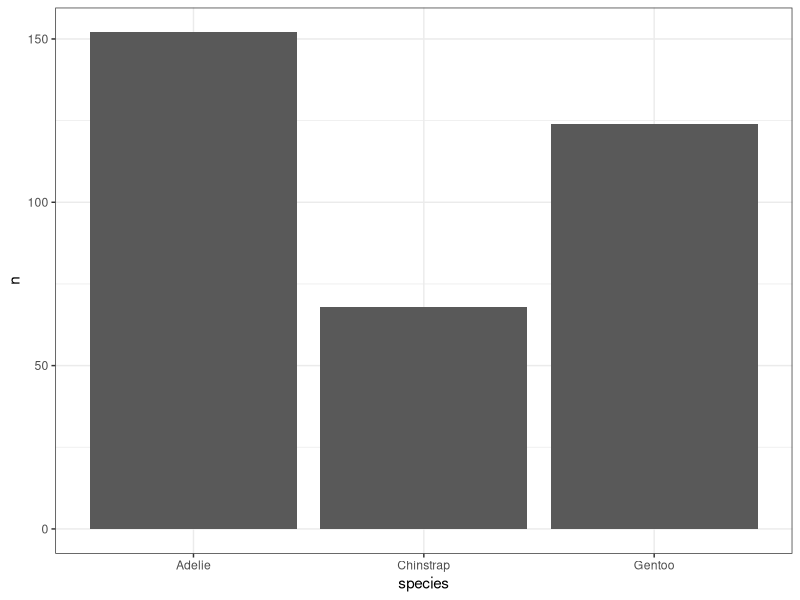
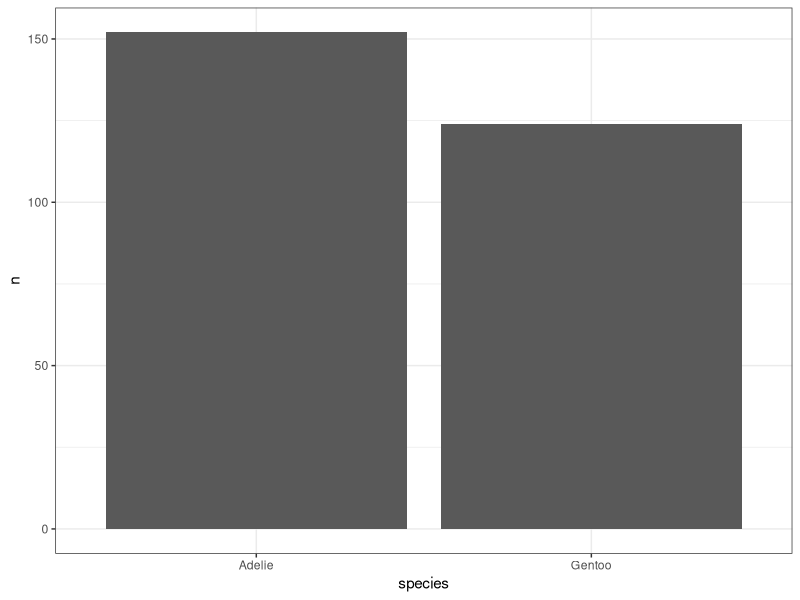
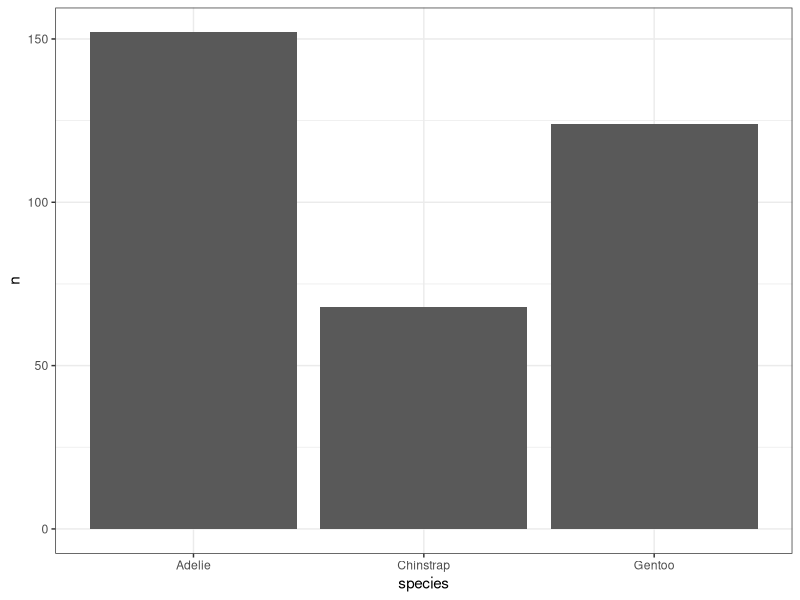
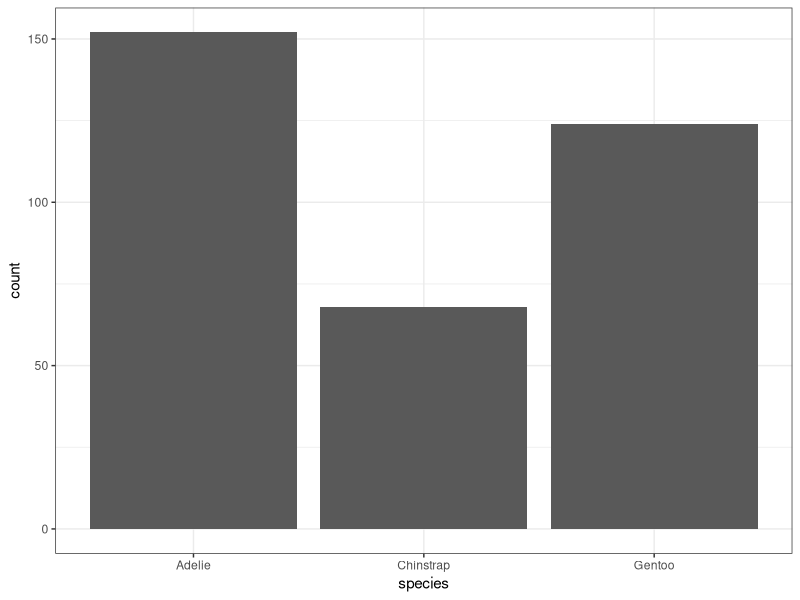
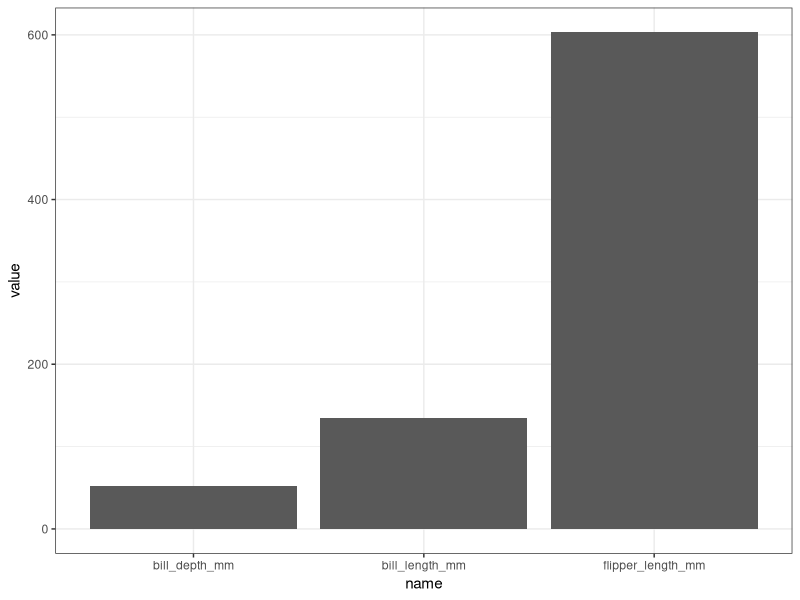
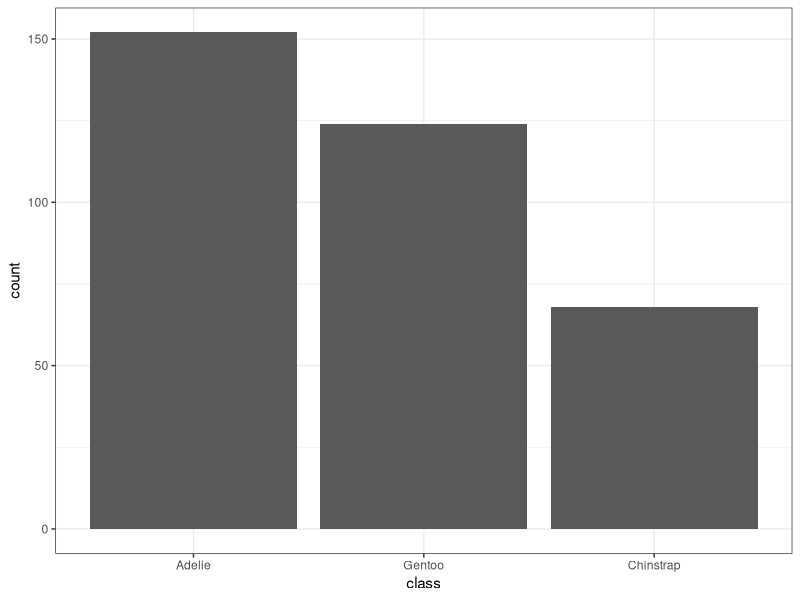
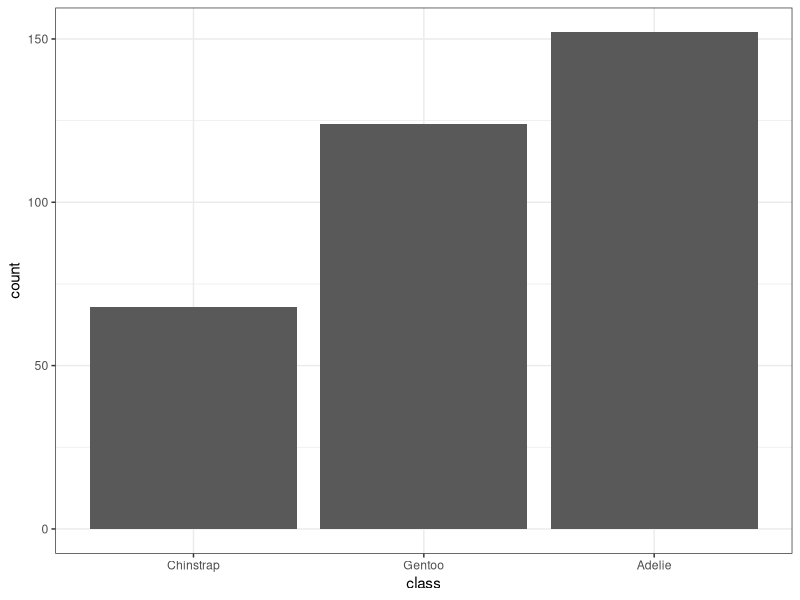
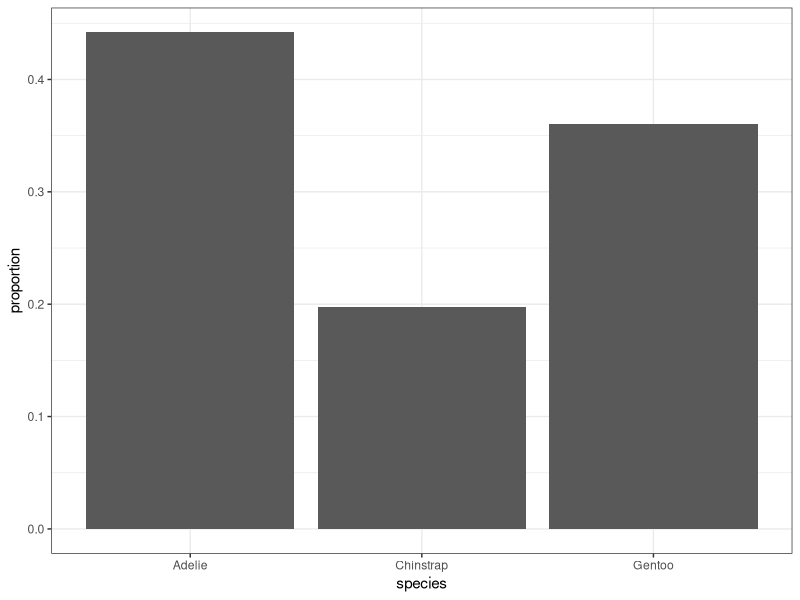

These figures' R source, in order:
## ---- chunk 1
knitr::opts_chunk$set(echo = TRUE)
## ---- chunk 2
library(tidyverse)
## ---- chunk 3
library(palmerpenguins)
## ---- chunk 4
head(penguins)
## ---- chunk 5
str(penguins)
## ---- chunk 6
penguins %>% 
    group_by(species) %>% 
    summarize(across(where(is.numeric), mean, na.rm = TRUE))
## ---- chunk 7
penguins %>% 
    count(species) %>% 
    ggplot(aes(x = species, y = n)) +
    geom_col() +
    theme_bw()
## ---- chunk 8
penguins %>% 
    count(species) %>% 
    filter(species %in% c("Gentoo", "Adelie")) %>% 
    ggplot(aes(x = species, y = n)) +
    geom_col() +
    theme_bw()
## ---- chunk 9
penguins %>% 
    count(species) %>% 
    ggplot(aes(x = species, y = n)) +
    geom_bar(stat = 'identity') +
    theme_bw()
## ---- chunk 10
penguins %>%  
    ggplot(aes(x = species)) + ## Note here, there is no manual statistical transformation/computing
    geom_bar() +
    theme_bw()
## ---- chunk 11
penguins %>% 
    group_by(species) %>% 
    summarize(across(where(is.numeric), mean, na.rm = TRUE)) %>% 
    pivot_longer(cols = -c(species)) %>% 
    filter(!name %in% c("body_mass_g", "year")) %>% 
    ggplot(aes(x = name, y = value)) +
    geom_bar(stat = "identity") +
    theme_bw()
## ---- chunk 12
penguins %>% 
    select(species) %>% 
    pull() %>% 
    levels()
## ---- chunk 13
penguins %>% 
    count(species) %>% 
    arrange(n)
## ---- chunk 14
penguins %>% 
    count(species) %>% 
    arrange(desc(n))
## ---- chunk 15
penguins %>% 
    mutate(class = forcats::fct_infreq(species)) %>% ## factor in frequency order
    select(species) %>% 
    pull() %>% 
    levels()
## ---- chunk 16
penguins %>% 
    mutate(class = forcats::fct_infreq(species)) %>% ## Note this is *not* a statistical transformation
    ggplot(aes(x = class)) +
    geom_bar() +
    theme_bw()
## ---- chunk 17
penguins %>% 
    mutate(class = forcats::fct_infreq(species)) %>%
    mutate(class = forcats::fct_rev(class)) %>% 
    ggplot(aes(x = class)) +
    geom_bar() +
    theme_bw()
## ---- chunk 18
penguins%>% 
    count(species) %>% 
    mutate (proportion = n/sum(n)) %>%  ## note this *is* a statistical transformation
    ggplot(aes(x = species, y = proportion)) +
    # geom_bar(stat = 'identity') + 
    geom_col() +
    theme_bw()
## ---- chunk 19
penguins %>% 
    drop_na(bill_length_mm) %>% 
    summarise(mean(bill_length_mm),
              sd(bill_length_mm),
              min(bill_length_mm),
              max(bill_length_mm))
## ---- chunk 20
penguins %>% 
  drop_na(bill_length_mm) %>% 
  mutate(x_bin = cut(bill_length_mm,
                     breaks = seq(min(bill_length_mm), max(bill_length_mm), length.out = 6),
                     include.lowest = TRUE)) %>% 
  ggplot(mapping = aes(x = x_bin)) +
  geom_bar(mapping = aes(y = stat(prop),
                         group = 1)) +
  theme_bw()
## ---- chunk 21
penguins %>% 
    ggplot(aes(x = bill_length_mm)) +
    geom_histogram() +
    theme_bw()
## ---- chunk 22
penguins %>% 
    ggplot(mapping = aes(x = bill_length_mm)) +
    stat_bin(geom = 'bar') +
    theme_bw()
## ---- chunk 23
penguins %>% 
    ggplot(mapping = aes(x = bill_length_mm)) +
    geom_histogram(fill = 'dodgerblue') +
    theme_bw()
## ---- chunk 24
penguins %>% 
  ggplot(mapping = aes(x = bill_length_mm)) +
  geom_histogram(mapping = aes(fill = species),
                 bins = 11) +
  theme_bw()
## ---- chunk 25
penguins %>% 
  ggplot(mapping = aes(x = bill_length_mm)) +
  geom_histogram(mapping = aes(color = species),
                 bins = 11,
                 linewidth = 2) +
  theme_bw()
## ---- chunk 26
penguins %>% 
    ggplot(aes(x = bill_length_mm)) +
    geom_histogram(aes(color = species,
                       fill = species),
                   linewidth = .2,
                   alpha = 0.5,
                   bins = 30) +
    theme_bw()
## ---- chunk 27
penguins %>% 
  ggplot(mapping = aes(x = bill_length_mm)) +
  geom_histogram(mapping = aes(fill = species),
                 bins = 11,
                 position = 'dodge') +
  theme_bw()
## ---- chunk 28
penguins %>% 
    ggplot(aes(x = species, y = bill_length_mm)) +
    geom_boxplot() +
    theme_bw()
## ---- chunk 29
penguins %>% 
    ggplot(aes(x = species, y = bill_length_mm)) +
    geom_boxplot(mapping = aes(fill = species,
                             color = species),
                 alpha = 0.2,
                 size = 1) +
    theme_bw()
## ---- chunk 30
penguins %>% 
  ggplot(aes(x = species, y = bill_length_mm)) +
  stat_summary(fun.data = 'mean_se') +
  theme_bw()
## ---- chunk 31
penguins %>% 
  ggplot(aes(x = species, y = bill_length_mm)) +
  stat_summary(fun.data = 'mean_se',
               fun.args = list(mult = 2)) +
  theme_bw()
## ---- chunk 32
penguins %>% 
  ggplot(aes(x = species, y = bill_length_mm)) +
  geom_boxplot(mapping = aes(fill = species,
                             color = species),
               alpha = 0.2,
               size = .15) +
  stat_summary(fun.data = 'mean_se',
               fun.args = list(mult = 2),
               mapping = aes(color = species)) +
  theme_bw()
## ---- chunk 33
penguins %>% 
  ggplot(aes(x = species, y = bill_length_mm)) +
  geom_boxplot(mapping = aes(fill = species,
                             color = species),
               alpha = 0.2,
               size = .15) +
  stat_summary(fun.data = 'mean_se',
               fun.args = list(mult = 2),
               color = 'red') +
  theme_bw()
## ---- chunk 34
pal <- c("#FF8C00", "#A034F0", "#159090")
## ---- chunk 35
penguins %>% 
  ggplot(aes(x = species, y = bill_length_mm)) +
  geom_boxplot(mapping = aes(fill = species,
                             color = species),
               alpha = .9,
               size = .15) + 
  scale_fill_manual(name = "species", values = pal) +
  theme_bw()
## ---- chunk 36
penguins %>% 
  ggplot(aes(x = species, y = bill_length_mm)) +
  geom_boxplot(mapping = aes(fill = species,
                             color = species),
               alpha = .9,
               size = .15) + 
  scale_fill_manual(name = "species", 
                    values = c("#FF8C00", "#A034F0", "#159090")) +
  theme_bw()
## ---- chunk 37
penguins %>% 
  ggplot(aes(x = species, y = bill_length_mm)) +
  geom_boxplot(mapping = aes(fill = forcats::fct_infreq(species),
                             color = forcats::fct_infreq(species)),
               alpha = .9,
               size = .15) + 
  scale_fill_manual(values = c("#FF8C00", "#A034F0", "#159090")) +
  theme_bw()
## ---- chunk 38
penguins %>% 
  ggplot(aes(x = species, y = bill_length_mm)) +
  geom_boxplot(mapping = aes(fill = forcats::fct_infreq(species),
                             color = forcats::fct_infreq(species)),
               alpha = .9,
               size = .15) + 
  scale_fill_manual(values = c("#FF8C00", "#A034F0", "#159090")) +
  labs(fill = "Species",
       color = "Species") +
  theme_bw()
## ---- chunk 39
penguins %>% 
  ggplot(aes(x = species, y = bill_length_mm)) +
  geom_boxplot(mapping = aes(fill = forcats::fct_infreq(species),
                             color = forcats::fct_infreq(species)),
               alpha = .9,
               size = .15) + 
  scale_fill_manual(values = c("#FF8C00", "#A034F0", "#159090")) +
  labs(fill = "Species",
       color = "Species") +
  theme_bw() +
  theme(legend.position = "top")
## ---- chunk 40
penguins %>% 
  ggplot(aes(x = species, y = bill_length_mm)) +
  geom_boxplot(mapping = aes(fill = forcats::fct_infreq(species),
                             color = forcats::fct_infreq(species)),
               alpha = .9,
               size = .15) + 
  scale_fill_manual(values = c("#FF8C00", "#A034F0", "#159090")) +
  labs(fill = NULL,
       color = NULL) +
  theme_bw()
## ---- chunk 41
penguins %>% 
  ggplot(aes(x = species, y = bill_length_mm)) +
  geom_boxplot(mapping = aes(fill = forcats::fct_infreq(species),
                             color = forcats::fct_infreq(species)),
               alpha = .9,
               size = .15) + 
  scale_fill_manual(values = c("#FF8C00", "#A034F0", "#159090")) +
  guides(fill = "none",
         color = "none") +
  theme_bw()
## ---- chunk 42
penguins %>% 
  ggplot(aes(x = species, y = bill_length_mm)) +
  geom_boxplot(mapping = aes(fill = forcats::fct_infreq(species),
                             color = forcats::fct_infreq(species)),
               alpha = .9,
               size = .15) + 
  scale_fill_manual(values = c("#FF8C00", "#A034F0", "#159090")) +
  guides(fill = "none",
         color = "none") +
  labs(title = "Average Bill Length by Species",
       x = "Species",
       y = "Bill Length in mm") +
  theme_bw() + 
  theme(plot.title = element_text(hjust = .5))
## ---- chunk 43
penguins %>% 
    ggplot(aes(x = species, y = bill_length_mm)) +
    geom_boxplot(mapping = aes(fill = species),
                 alpha = .9,
                 size = .15) +
    scale_fill_brewer(palette = "Set1") +
    labs(title = "Average Bill Length by Species",
         x = "Species",
         y = "Bill Length in mm",
         fill = "Species:") +
    theme_bw() +
    theme(plot.title = element_text(hjust = .5),
          legend.position = "bottom")

## ---- chunk 44
penguins %>% 
    ggplot(aes(x = species, y = bill_length_mm)) +
    geom_boxplot(mapping = aes(fill = forcats::fct_infreq(species),
                               color = forcats::fct_infreq(species)),
                 alpha = .9,
                 size = .15) +
    scale_fill_manual(values = pal,
                      labels = c("Patrick",
                                 "Elie",
                                 "Dave")) +
    scale_color_manual(values = pal,
                      labels = c("Patrick",
                                 "Elie",
                                 "Dave")) +
    labs(fill = "Species",
         color = "Species") +
    theme_bw()
## ---- chunk 45
penguins %>% 
    ggplot(aes(x = species, y = bill_length_mm)) +
    geom_boxplot(mapping = aes(fill = forcats::fct_infreq(species),
                               color = forcats::fct_infreq(species)),
                 alpha = .9,
                 size = .15) +
    scale_fill_brewer(palette = "Set1",
                      labels = c("Patrick",
                                 "Elie",
                                 "Dave")) +
    scale_color_brewer(palette = "Set1",
                      labels = c("Patrick",
                                 "Elie",
                                 "Dave")) +
    labs(fill = "Species",
         color = "Species") +
    theme_bw()
## ---- chunk 46
penguins %>% 
    ggplot(aes(x = bill_length_mm, y = bill_depth_mm)) +
    geom_point() +
    theme_bw() +
    coord_cartesian(xlim = c(50,60))
